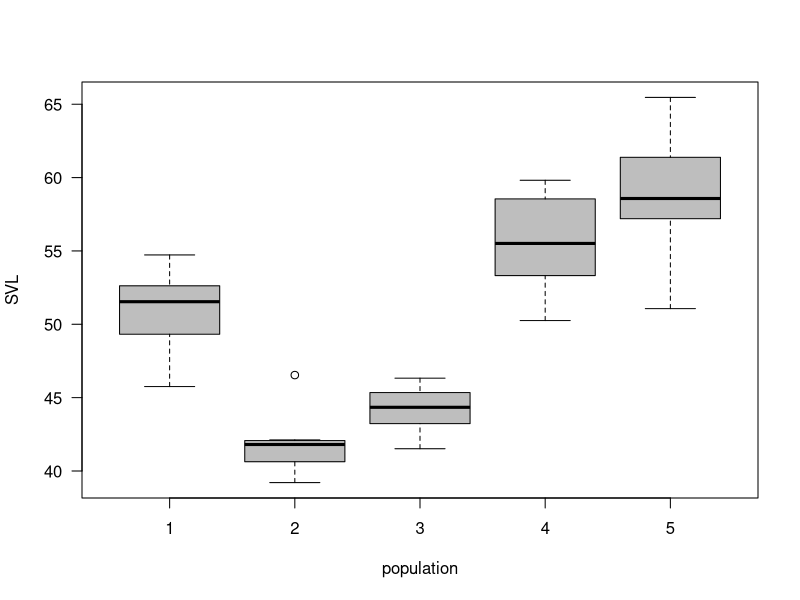
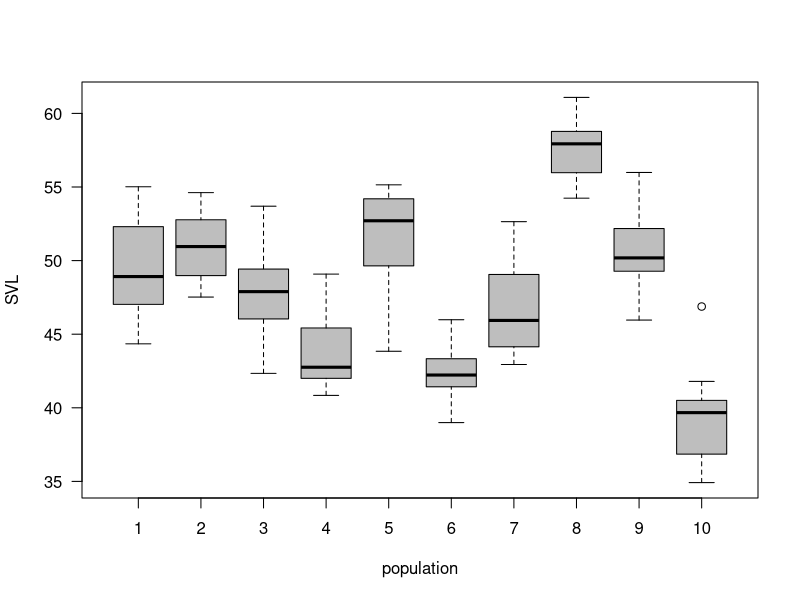

Write the R code that produced these figures, in order.
#!/usr/bin/Rscript

### generate data for fixed effects ###
ngroups <- 5
nsample <- 10
popMeans <- c(50,40,45,55,60)
sigma <- 3

n <- ngroups * nsample
resid <- rnorm(n,0,sigma)
means <- rep(popMeans, rep(nsample,ngroups))
x <- rep(1:5,rep(nsample,ngroups))

## create design matrix and target variables
X <- as.matrix(model.matrix(~as.factor(x)-1))
y <- as.numeric(X%*% as.matrix(popMeans) + resid)

## plot the data
pdf("fe-svl-data.pdf",height=6,width=6)
boxplot(y~x,col="grey",xlab="population",ylab="SVL",main="",las=1)
dev.off()

## write to outfile
xyFrame <- data.frame(x,y)
write.csv(xyFrame,file="fe-svl.csv",row.names=FALSE)

### generate data for random effects ###
npop <- 10 
nsample <- 12
n <- npop * nsample

popGrandMean <- 50
popSd <- 5
popMeans <- rnorm(n=npop,mean=popGrandMean,sd=popSd)
sigma <- 3
resid <- rnorm(n,0,sigma)
x <- rep(1:npop, rep(nsample, npop))

## create the design matrix and target variables
X <- as.matrix(model.matrix(~ as.factor(x)-1))
y <- as.numeric(X %*% as.matrix(popMeans)+resid) 

# Plot of generated data
pdf("re-svl-data.pdf",height=6,width=6)
boxplot(y~x, col="grey", xlab="population", ylab="SVL",main="", las=1)
dev.off()

## write to outfile
xyFrame <- data.frame(x,y)
write.csv(xyFrame,file="re-svl.csv",row.names=FALSE)
print("done.")
